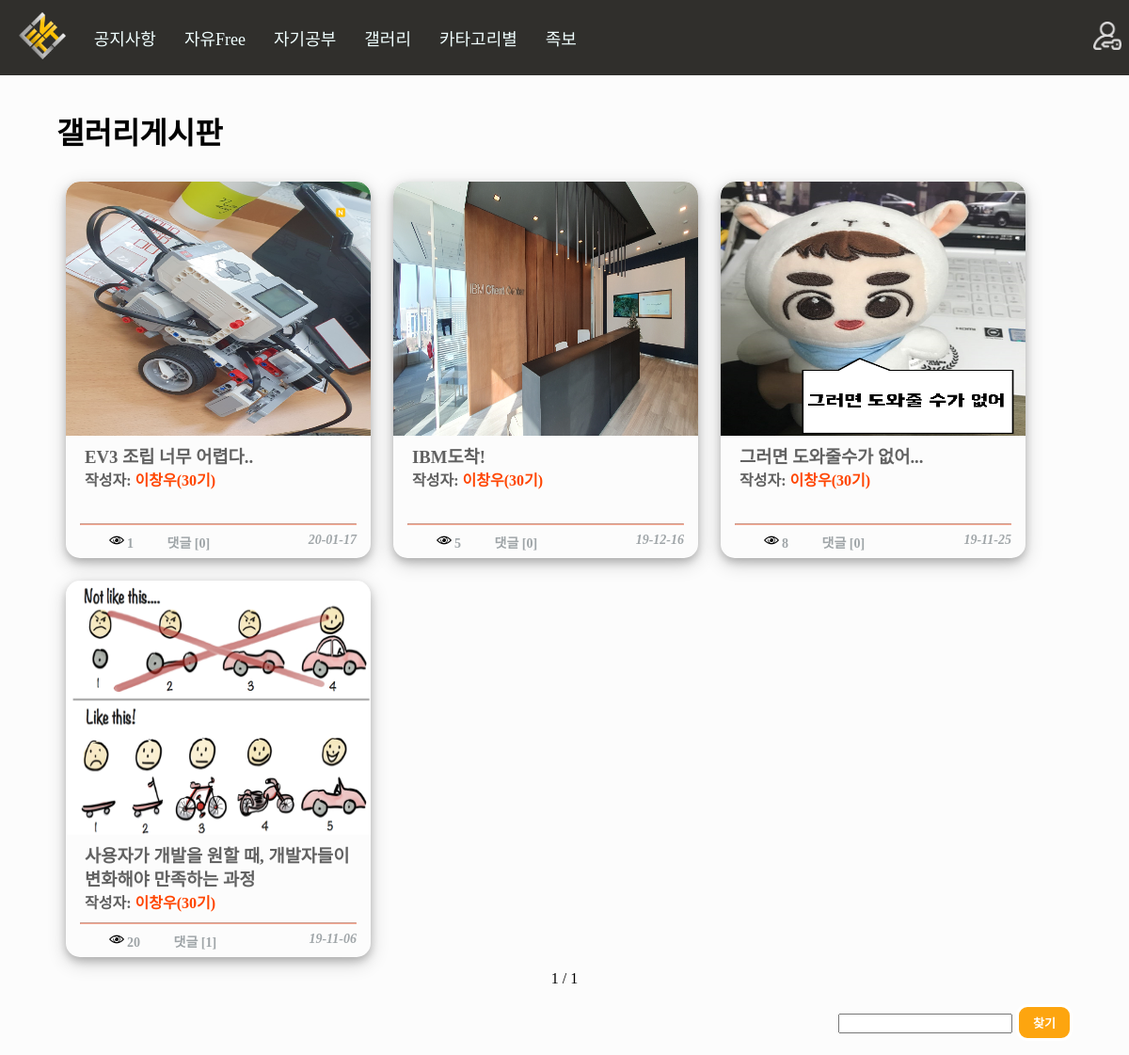
The page /board/gallery/ on the database its author committed.
### board/models.py (models this page shows, shortened)
class Board(models.Model):
    Title = models.CharField(max_length=50) #제목
    Body = models.TextField() #내용
    Created_at = models.DateTimeField(auto_now_add=True) #생성 일자 및 시간
    Updated_at = models.DateTimeField(auto_now=True) #수정 일자 및 시간
    Author = models.CharField(max_length=13) #글쓴이 아이디
    Category = models.CharField(max_length=13) #분류
    HowMuch = models.IntegerField() #조회수
    files=models.FileField(upload_to='files/', default='')
    images=models.FileField(upload_to='Sumnail/', default='')
    def get_generation(self): #이름을 나오게 하는데 예외처리 까지 적용 만약 탈퇴한 사람이면!! Id 가 나온다
        try:
            a = Profile.objects.get(user__username=self.Author)
            if a.UserType == "99":
                return "<span style='font-weight:bolder;color:orangered;'>"+a.Name+"("+a.Generation+"기)</span>"
            elif a.UserType == "98": #관리자 및 운영진
                return "<span style='font-weight:bolder;color:blue;'>"+a.Name+"("+a.Generation+"기)</span>"
            elif a.UserType == "3": #손님
                return "<span style='font-weight:bolder;color:darkviolet;'>"+a.Name+"("+a.Generation+"기)</span>"
            else: #일반 사용자
                return "<span style='font-weight:bolder;color:black;'>"+a.Name+"("+a.Generation+"기)</span>"
        except: #익명을 위해서 id나오게 삭제되니깐 이름은 알 수 없으므로...
            return "<span style='font-weight:bolder;color:grey;'>"+self.Author+"</span>"
    def new(self): #최신
        if self.Created_at > timezone.now() - datetime.timedelta(days=1):
            return "<img height='16px' src='/static/n.png'/>"
        else:  #하루 지나면 안 최신
            return ""
    def change(self): #최신
        if self.Updated_at > timezone.now() - datetime.timedelta(days=1):
            return "<img height='16px' src='/static/c.png'/>"
        else:  #하루 지나면 안 최신
            return ""
    def file_icon(self): #최신
        if len(self.files.name) > 5: #5글자 이상일경우로 했음!! 그러면 당연히 5글자 이상 아닌게 없을 것임!
            return "<img height='16px' src='/static/file.png'/>"
        else:  #하루 지나면 안 최신
            return ""
    def howmanycomment(self):
        a = Comment.objects.filter(Article=self.id).count()
        b = str('[') + str(a) + str(']')
        if a:
            return b
        else:
            return ""
    def howmanyhit(self):
        a = Hittimecount.objects.get(Article=self.id)
        if a:
            return str("<img height='16px' src='/static/eye.png'/> ") + str(a.HowMuch)
    def summary(self):
        if(len(self.Body)>50):
            return self.Body[:49] + "..."
        else:
            return self.Body

class Hittimecount(models.Model):
    Article = models.ForeignKey(Board, on_delete=models.CASCADE)
    HowMuch = models.IntegerField() #조회수

### account/models.py (models this page shows, shortened)
class Profile(models.Model):
    user = models.OneToOneField(User, on_delete=models.CASCADE) #1대1 조인
    Name = models.TextField(max_length=10) #이름
    UserNumber = models.IntegerField() #학번
    Phone = models.CharField(max_length=13) #전화번호
    UserType = models.CharField(max_length=13) #권한
    Generation = models.CharField(max_length=13) #기수

### board/views.py (the view)
# urls.py: path('gallery/', views.gallery, name='gallery'),
def gallery(request):
    request.session['login_after'] = '/board/gallery/'
    gallery_b = Board.objects.filter(Category="2").order_by('-Created_at')
    if request.method == "POST":
        find_select = request.POST.get('find_select')
        gallery_b = Board.objects.filter(Category="2", Title__contains=find_select).order_by('-Created_at')
        pass
    paginator = Paginator(gallery_b,16) #페이지네이션 만들기
    page = request.GET.get('page') #페이지네이션 만들기
    posts = paginator.get_page(page) #페이지네이션 만들기
    request.session['location'] = 'gallery' #내 위치 알기 위해서 삭제한후 다시 돌아가기 위해서
    return render(request, "gallery.html", {'posts':posts})

### board/templates/gallery.html (shortened to what this page needs)
{%extends 'base.html'%}
{%load staticfiles%}
{%block contents%}
<div style="margin:3% 5%; height:55%;">
    <h1>
        갤러리게시판
    </h1>
    {%for a in posts%}
   <a href="../detail/{{a.id}}">
   <div class="card">
      <div style="background-image: url('{{a.images.url}}');" class="card-header" >
         <div class = "card-header-is_closed" >
                {%if a.new == "" %}
                <span style="vertical-align:middle">{{a.change|safe}}</span></td>
                {%else%}
                <span style="vertical-align:middle">{{a.new|safe}}</span></td>
                {%endif%}
            </div >
      </div>
      <div class="card-body">
         <div class="card-body-header">
            <h3>{{a.Title}}</h3>
            <p class = "card-body-nickname">
                작성자: {{a.get_generation|safe}}
                </p>
         </div>
         <div class="card-body-footer">
            <hr style="margin-bottom: 8px; opacity: 0.5; border-color: #EF5A31">
               <i class="icon icon-view_count"></i>
               {%if a.howmanyhit %}
               {{a.howmanyhit|safe}}
               {%else%}
               <img style="width:16px;height:16px;" src="{%static 'eye.png'%}"/> 0
               {%endif%}
            <i class="icon icon-comments_count"></i>댓글 {%if a.howmanycomment == ''%}[0]{%else%}{{a.howmanycomment}}{%endif%}
            <i class="reg_date"> {{a.Created_at|date:"y-m-d"}} </i>
         </div>
      </div>
   </div>
    </a>
    {%endfor%}
    <br>
    <div style="text-align: center;">
        <div>
        <span>{{posts.number}}</span>
        <span>/</span>
        <span>{{posts.paginator.num_pages}}</span>
        </div>
    </div>
    <br>
    <form method="POST" action="{%url 'gallery'%}">
            <div style="float:right">
            <input type="text" name="find_select">
            <input name="get_find" class="button write_button" type="submit" value="찾기"/>
            </div>
        </form>
    <br><br><br>
    </div>
    {%endblock%}

### board/templates/gallery.html (style rules this page uses)
h2, h3, h4, h5, h6, p { margin: 0; }
.card { height: 400px; width: 30%; border-radius: 15px; margin:10px; display: inline-block; position: relative; box-shadow: 0 4px 8px 0 rgba(0, 0, 0, 0.2), 0 6px 20px 0 rgba(0, 0, 0, 0.19); overflow: hidden; }
.card-header { -webkit-transition: 0.5s; -moz-transition: 0.5s; -ms-transition: 0.5s; -o-transition: 0.5s; transition: 0.5s; width: 100%; height: 270px; border-radius: 15px 15px 0 0; background-size: 100% 280px; background-repeat: no-repeat; }
.card-header-is_closed { color: #FFF ; text-align: center ; float: right; margin: 15px 15px 0 0; border-radius: 50%; font-weight: bold; padding: 10px 10px; line-height: 20px; }
.card-body-header { line-height: 25px; margin: 10px 20px 0px 20px; }
.card-body-footer { position: absolute; margin-top: 15px; margin-bottom: 6px; bottom: 0; width: 314px; font-size: 14px; color: #9FA5A8; padding: 0 15px; width:-webkit-fill-available; }
.icon { display: inline-block; vertical-align: middle; margin-right: 2px; }
.icon-view_count { width: 25px; height: 17px; }
.icon-comments_count { margin-left: 5px; width: 25px; height: 17px; }
.reg_date { float: right; }

### rows shown on the page
Board: images (picture), new (picture), Title "EV3 조립 너무 어렵다..", get_generation "이창우(30기)", howmanyhit "1", shows "[0]", Created_at "20-01-17"
Board: images (picture), Title "IBM도착!", get_generation "이창우(30기)", howmanyhit "5", shows "[0]", Created_at "19-12-16"
Board: images (picture), Title "그러면 도와줄수가 없어...", get_generation "이창우(30기)", howmanyhit "8", shows "[0]", Created_at "19-11-25"
Board: images (picture), Title "사용자가 개발을 원할 때, 개발자들이 변화해야 만족하는 과정", get_generation "이창우(30기)", howmanyhit "20", howmanycomment "[1]", Created_at "19-11-06"

### other values the page prints
{{ posts.number }} "1"
{{ posts.paginator.num_pages }} "1"
